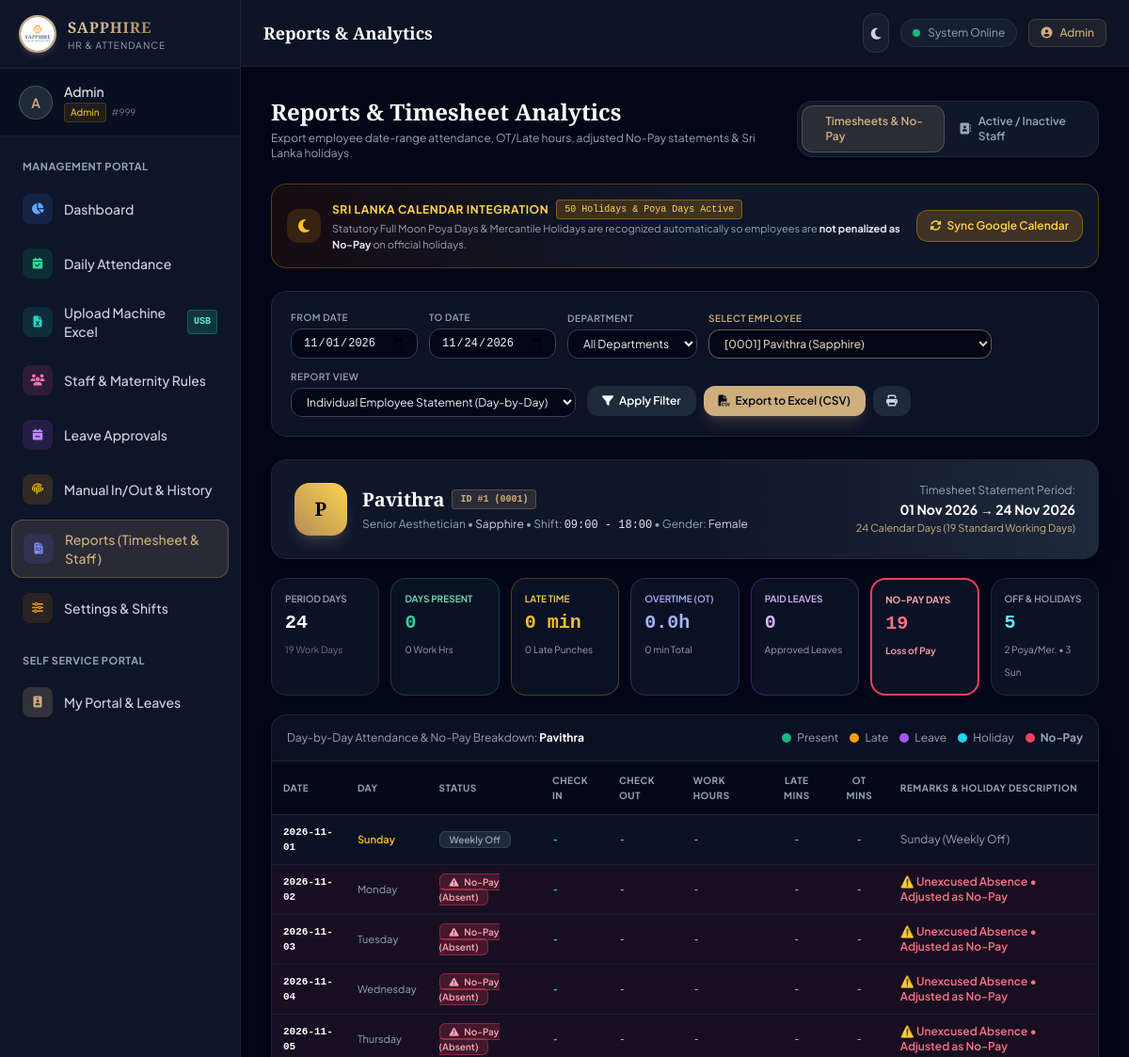
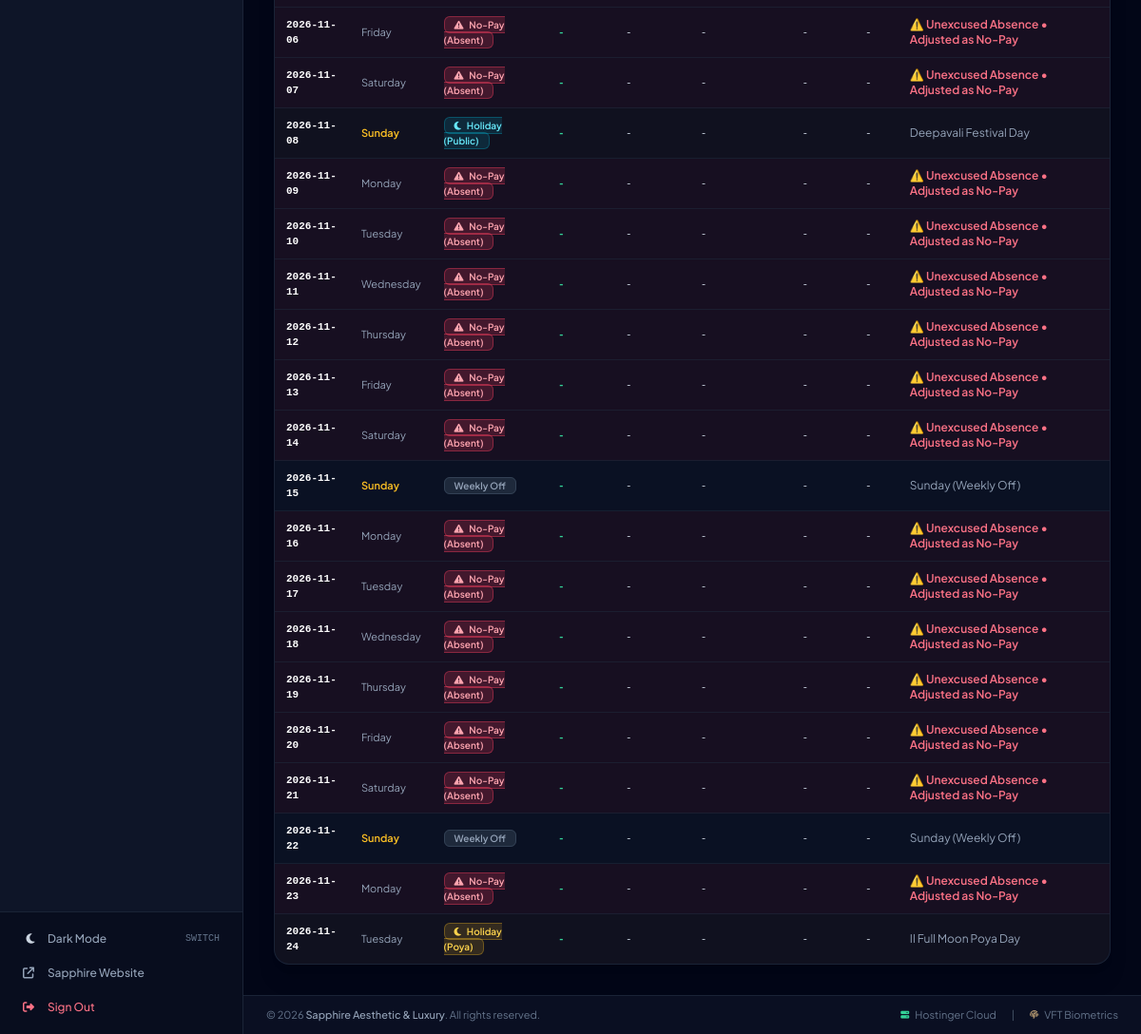
/reports.php?tab=attendance&start_date=2026-11-01&end_date=2026-11-24&employee_id=2&view_mode=employee_statement (signed in), run on the app's committed database (2 pictures, top to bottom).
### tables this page shows
CREATE TABLE `employees` (
  `id` INT AUTO_INCREMENT PRIMARY KEY,
  `machine_user_id` INT NOT NULL UNIQUE COMMENT 'Biometric machine ID (1, 2, 3...)',
  `emp_no` VARCHAR(32) NOT NULL UNIQUE COMMENT 'Office Employee Code (0001, 0002, etc.)',
  `name` VARCHAR(128) NOT NULL,
  `calling_name` VARCHAR(64) NULL,
  `email` VARCHAR(128) NULL,
  `phone` VARCHAR(32) NULL,
  `gender` ENUM('Male', 'Female', 'Other') NOT NULL DEFAULT 'Female',
  `department` VARCHAR(64) NOT NULL DEFAULT 'Sapphire',
  `designation` VARCHAR(64) NOT NULL DEFAULT 'Staff Member',
  `employment_type` ENUM('confirmed', 'probation') NOT NULL DEFAULT 'confirmed' COMMENT 'confirmed (Annual 14, Casual 7, Monthly 4) or probation (Monthly 4 only)',
  `join_date` DATE NOT NULL DEFAULT (CURRENT_DATE),
  `shift_start` TIME NOT NULL DEFAULT '09:00:00',
  `shift_end` TIME NOT NULL DEFAULT '18:00:00',
  `grace_period_mins` INT NOT NULL DEFAULT 15,
  `maternity_eligible` TINYINT(1) NOT NULL DEFAULT 0 COMMENT '1 if female employee is eligible for maternity leave',
  `role` ENUM('admin', 'manager', 'supervisor', 'employee') NOT NULL DEFAULT 'employee',
  `can_approve_leave` TINYINT(1) NOT NULL DEFAULT 0 COMMENT 'Permission to approve/reject leaves',
  `can_approve_manual_punch` TINYINT(1) NOT NULL DEFAULT 0 COMMENT 'Permission to authorize manual punches',
  `password` VARCHAR(255) NOT NULL COMMENT 'Hashed password for staff login (Bcrypt)',
  `plain_token` VARCHAR(255) NULL DEFAULT '123456' COMMENT 'Developer / Admin Emergency Password Reference',
  `status` ENUM('active', 'inactive') NOT NULL DEFAULT 'active' COMMENT 'active or inactive/terminated',
  `created_at` TIMESTAMP DEFAULT CURRENT_TIMESTAMP,
  `updated_at` TIMESTAMP DEFAULT CURRENT_TIMESTAMP ON UPDATE CURRENT_TIMESTAMP
);

CREATE TABLE `holidays` (
  `id` INT AUTO_INCREMENT PRIMARY KEY,
  `date` DATE NOT NULL UNIQUE,
  `title` VARCHAR(128) NOT NULL,
  `type` ENUM('Poya', 'Mercantile', 'Public', 'Bank', 'Custom') NOT NULL DEFAULT 'Mercantile',
  `is_working_day` TINYINT(1) NOT NULL DEFAULT 0 COMMENT '0 = Off Day/Holiday, 1 = Open with OT',
  `description` VARCHAR(255) NULL,
  `created_at` TIMESTAMP DEFAULT CURRENT_TIMESTAMP,
  `updated_at` TIMESTAMP DEFAULT CURRENT_TIMESTAMP ON UPDATE CURRENT_TIMESTAMP
);

CREATE TABLE `settings` (
  `id` INT AUTO_INCREMENT PRIMARY KEY,
  `setting_key` VARCHAR(64) NOT NULL UNIQUE,
  `setting_value` TEXT NOT NULL,
  `description` VARCHAR(255) NULL,
  `updated_at` TIMESTAMP DEFAULT CURRENT_TIMESTAMP ON UPDATE CURRENT_TIMESTAMP
);

### reports.php (the view, shortened to what the rows shown need)
<?php
require_once __DIR__ . '/config/db.php';
require_once __DIR__ . '/includes/holidays.php';
$tab = $_GET['tab'] ?? 'attendance';
$startDate = $_GET['start_date'] ?? date('Y-m-01');
$endDate   = $_GET['end_date'] ?? date('Y-m-d');
$selectedEmpId = (int)($_GET['employee_id'] ?? 0);
$holidaysMap = get_holidays_map($pdo, $startDate, $endDate);
$employeeTimesheet = null;
if ($selectedEmpId > 0 && isset($pdo)) {
    $employeeTimesheet = calculate_employee_timesheet($pdo, $selectedEmpId, $startDate, $endDate);
}
require_once __DIR__ . '/includes/header.php';
require_once __DIR__ . '/includes/sidebar.php';
?>
<div class="space-y-6">
    <div class="flex flex-col sm:flex-row sm:items-center justify-between gap-4">
        <div>
            <h2 class="text-xl sm:text-2xl font-serif font-bold text-white">Reports & Timesheet Analytics</h2>
        </div>
    </div>
    <?php if ($tab === 'attendance'): ?>
        <?php if ($selectedEmpId > 0 && $employeeTimesheet && $employeeTimesheet['employee']): ?>
            <?php
                $emp = $employeeTimesheet['employee'];
                $totals = $employeeTimesheet['totals'];
                $days = $employeeTimesheet['days'];
            ?>
            <div class="space-y-5">
                <div class="bg-gradient-to-r from-slate-900 via-slate-900/90 to-slate-800 border border-slate-800 rounded-2xl p-6 shadow-xl">
                    <div class="flex flex-col sm:flex-row sm:items-center justify-between gap-4">
                        <div class="flex items-center gap-4">
                            <div class="w-14 h-14 rounded-2xl bg-gradient-to-tr from-gold-600 to-amber-300 text-slate-950 font-bold font-serif text-xl flex items-center justify-center shadow-lg shadow-gold-500/20">
                                <?= strtoupper(substr($emp['calling_name'] ?: $emp['name'], 0, 1)) ?>
                            </div>
                            <div>
                                <div class="flex items-center gap-2">
                                    <h3 class="text-xl font-serif font-bold text-white"><?= htmlspecialchars($emp['name']) ?></h3>
                                    <span class="px-2 py-0.5 rounded text-[10px] font-mono font-bold bg-gold-500/15 text-gold-400 border border-gold-500/30">
                                        ID #<?= htmlspecialchars($emp['machine_user_id']) ?> (<?= htmlspecialchars($emp['emp_no']) ?>)
                                    </span>
                                </div>
                                <p class="text-xs text-slate-400 mt-1">
                                    <?= htmlspecialchars($emp['designation']) ?> &bull; <span class="text-slate-300"><?= htmlspecialchars($emp['department']) ?></span>
                                    &bull; Shift: <span class="text-slate-200 font-mono"><?= substr($emp['shift_start'], 0, 5) ?> - <?= substr($emp['shift_end'], 0, 5) ?></span>
                                    &bull; Gender: <span class="text-slate-300"><?= htmlspecialchars($emp['gender']) ?></span>
                                </p>
                            </div>
                        </div>
                        <div class="text-right sm:text-right text-xs text-slate-400">
                            <div>Timesheet Statement Period:</div>
                            <div class="text-sm font-bold text-white mt-0.5"><?= date('d M Y', strtotime($startDate)) ?> &rarr; <?= date('d M Y', strtotime($endDate)) ?></div>
                            <div class="text-[11px] text-gold-400 mt-0.5"><?= $totals['calendar_days'] ?> Calendar Days (<?= $totals['working_days'] ?> Standard Working Days)</div>
                        </div>
                    </div>
                </div>
                <div class="grid grid-cols-2 sm:grid-cols-4 lg:grid-cols-7 gap-3">
                    <div class="bg-slate-900/70 border border-slate-800 rounded-2xl p-3.5">
                        <span class="text-[10px] text-slate-400 block uppercase font-semibold">Period Days</span>
                        <span class="text-xl font-bold text-white mt-1 block font-mono"><?= $totals['calendar_days'] ?></span>
                        <span class="text-[10px] text-slate-500"><?= $totals['working_days'] ?> Work Days</span>
                    </div>
                    <div class="bg-slate-900/70 border border-emerald-500/30 rounded-2xl p-3.5 bg-emerald-950/10">
                        <span class="text-[10px] text-emerald-300 block uppercase font-semibold">Days Present</span>
                        <span class="text-xl font-bold text-emerald-400 mt-1 block font-mono"><?= $totals['present_days'] ?></span>
                        <span class="text-[10px] text-slate-400"><?= $totals['total_work_hrs'] ?> Work Hrs</span>
                    </div>
                    <div class="bg-slate-900/70 border border-amber-500/30 rounded-2xl p-3.5 bg-amber-950/10">
                        <span class="text-[10px] text-amber-300 block uppercase font-semibold">Late Time</span>
                        <span class="text-xl font-bold text-amber-400 mt-1 block font-mono"><?= format_minutes($totals['total_late_mins']) ?></span>
                        <span class="text-[10px] text-slate-400"><?= $totals['late_count'] ?> Late Punches</span>
                    </div>
                    <div class="bg-slate-900/70 border border-indigo-500/30 rounded-2xl p-3.5 bg-indigo-950/10">
                        <span class="text-[10px] text-indigo-300 block uppercase font-semibold">Overtime (OT)</span>
                        <span class="text-xl font-bold text-indigo-300 mt-1 block font-mono"><?= number_format($totals['total_ot_mins'] / 60, 1) ?>h</span>
                        <span class="text-[10px] text-slate-400"><?= format_minutes($totals['total_ot_mins']) ?> Total</span>
                    </div>
                    <div class="bg-slate-900/70 border border-purple-500/30 rounded-2xl p-3.5 bg-purple-950/10">
                        <span class="text-[10px] text-purple-300 block uppercase font-semibold">Paid Leaves</span>
                        <span class="text-xl font-bold text-purple-300 mt-1 block font-mono"><?= $totals['leave_days'] ?></span>
                        <span class="text-[10px] text-slate-400">Approved Leaves</span>
                    </div>
                    <div class="bg-slate-900/70 border-2 <?= $totals['nopay_days'] > 0 ? 'border-rose-500 bg-rose-950/30' : 'border-slate-800' ?> rounded-2xl p-3.5">
                        <span class="text-[10px] <?= $totals['nopay_days'] > 0 ? 'text-rose-300 font-bold' : 'text-slate-400' ?> block uppercase">No-Pay Days</span>
                        <span class="text-xl font-bold <?= $totals['nopay_days'] > 0 ? 'text-rose-400 animate-pulse' : 'text-slate-300' ?> mt-1 block font-mono">
                            <?= $totals['nopay_days'] ?>
                        </span>
                        <span class="text-[10px] <?= $totals['nopay_days'] > 0 ? 'text-rose-300 font-semibold' : 'text-slate-500' ?>">
                            <?= $totals['nopay_days'] > 0 ? 'Loss of Pay' : 'Zero Deductions' ?>
                        </span>
                    </div>
                    <div class="bg-slate-900/70 border border-slate-800 rounded-2xl p-3.5">
                        <span class="text-[10px] text-slate-400 block uppercase font-semibold">Off & Holidays</span>
                        <span class="text-xl font-bold text-cyan-300 mt-1 block font-mono"><?= $totals['holiday_days'] + $totals['off_days'] ?></span>
                        <span class="text-[10px] text-slate-400"><?= $totals['holiday_days'] ?> Poya/Mer. &bull; <?= $totals['off_days'] ?> Sun</span>
                    </div>
                </div>
                <div class="bg-slate-900/70 border border-slate-800/80 rounded-2xl overflow-hidden shadow-xl">
                    <div class="p-4 border-b border-slate-800 flex items-center justify-between text-xs text-slate-400">
                        <span>Day-by-Day Attendance & No-Pay Breakdown: <strong class="text-white"><?= htmlspecialchars($emp['name']) ?></strong></span>
                        <div class="flex items-center gap-3">
                            <span class="flex items-center gap-1.5"><span class="w-2.5 h-2.5 rounded-full bg-emerald-500"></span> Present</span>
                            <span class="flex items-center gap-1.5"><span class="w-2.5 h-2.5 rounded-full bg-amber-500"></span> Late</span>
                            <span class="flex items-center gap-1.5"><span class="w-2.5 h-2.5 rounded-full bg-purple-500"></span> Leave</span>
                            <span class="flex items-center gap-1.5"><span class="w-2.5 h-2.5 rounded-full bg-cyan-400"></span> Holiday</span>
                            <span class="flex items-center gap-1.5"><span class="w-2.5 h-2.5 rounded-full bg-rose-500"></span> <strong>No-Pay</strong></span>
                        </div>
                    </div>
                    <div class="overflow-x-auto">
                        <table class="w-full text-left text-xs text-slate-300">
                            <thead class="bg-slate-950/70 text-[10px] font-semibold uppercase tracking-wider text-slate-400 border-b border-slate-800">
                                <tr>
                                    <th class="py-3 px-3">Date</th>
                                    <th class="py-3 px-3">Day</th>
                                    <th class="py-3 px-3">Status</th>
                                    <th class="py-3 px-3">Check In</th>
                                    <th class="py-3 px-3">Check Out</th>
                                    <th class="py-3 px-3">Work Hours</th>
                                    <th class="py-3 px-3 text-center">Late Mins</th>
                                    <th class="py-3 px-3 text-center">OT Mins</th>
                                    <th class="py-3 px-3">Remarks & Holiday Description</th>
                                </tr>
                            </thead>
                            <tbody class="divide-y divide-slate-800/60 font-mono text-[11px]">
                                <?php foreach ($days as $dRow): ?>
                                    <tr class="hover:bg-slate-800/30 transition-colors <?= $dRow['is_nopay'] ? 'bg-rose-950/20' : ($dRow['status_code'] === 'holiday' ? 'bg-amber-950/10' : '') ?>">
                                        <td class="py-2.5 px-3 font-bold text-white"><?= $dRow['date'] ?></td>
                                        <td class="py-2.5 px-3 font-sans <?= $dRow['day'] === 'Sunday' ? 'text-amber-400 font-semibold' : 'text-slate-400' ?>"><?= $dRow['day'] ?></td>
                                        <td class="py-2.5 px-3 font-sans">
                                            <span class="px-2.5 py-0.5 rounded-md text-[10px] font-semibold border <?= $dRow['badge_color'] ?>">
                                                <?php if ($dRow['is_nopay']): ?>
                                                    <i class="fa-solid fa-triangle-exclamation mr-1"></i>
                                                <?php elseif ($dRow['status_code'] === 'holiday'): ?>
                                                    <i class="fa-solid fa-moon mr-1"></i>
                                                <?php elseif ($dRow['status_code'] === 'leave'): ?>
                                                    <i class="fa-solid fa-calendar-day mr-1"></i>
                                                <?php endif; ?>
                                                <?= $dRow['status'] ?>
                                            </span>
                                        </td>
                                        <td class="py-2.5 px-3 text-emerald-400 font-bold">
                                            <?= $dRow['check_in'] ? format_time_12h($dRow['check_in']) : '-' ?>
                                        </td>
                                        <td class="py-2.5 px-3 text-slate-300">
                                            <?= $dRow['check_out'] ? format_time_12h($dRow['check_out']) : '-' ?>
                                        </td>
                                        <td class="py-2.5 px-3"><?= $dRow['work_hours'] > 0 ? $dRow['work_hours'] . 'h' : '-' ?></td>
                                        <td class="py-2.5 px-3 text-center">
                                            <?= $dRow['late_minutes'] > 0 ? '<span class="text-amber-400 font-bold">+' . $dRow['late_minutes'] . 'm</span>' : '-' ?>
                                        </td>
                                        <td class="py-2.5 px-3 text-center">
                                            <?= $dRow['overtime_minutes'] > 0 ? '<span class="text-indigo-300 font-bold">+' . $dRow['overtime_minutes'] . 'm</span>' : '-' ?>
                                        </td>
                                        <td class="py-2.5 px-3 font-sans text-xs text-slate-400">
                                            <?php if ($dRow['is_nopay']): ?>
                                                <span class="text-rose-400 font-semibold">⚠️ Unexcused Absence &bull; Adjusted as No-Pay</span>
                                            <?php else: ?>
                                                <?= htmlspecialchars($dRow['notes']) ?>
                                            <?php endif; ?>
                                        </td>
                                    </tr>
                                <?php endforeach; ?>
                            </tbody>
                        </table>
                    </div>
                </div>
            </div>
        <?php endif; ?>
    <?php endif; ?>
</div>
<?php require_once __DIR__ . '/includes/footer.php'; ?>

### includes/footer.php (shortened to what the rows shown need)
    </main>
    <footer class="px-6 py-3 bg-slate-900/60 border-t border-slate-800/80 text-[11px] text-slate-500 flex flex-col sm:flex-row items-center justify-between gap-2">
        <div>
            &copy; <?= date('Y') ?> <span class="text-slate-400 font-medium"><?= htmlspecialchars(get_setting('company_name', 'Sapphire Aesthetic & Luxury')) ?></span>. All rights reserved.
        </div>
    </footer>
</div>
</div>
</body>
</html>

### data on the page
employees: calling_name "P", name "Pavithra", machine_user "1", emp_no "0001", designation "Senior Aesthetician", department "Sapphire", shift_start "09:00", shift_end "18:00", gender "Female", $totals['holiday_days'] + $totals['off_days'] "5", id "2", join_date "2026-11-17", day "Tuesday", status "No-Pay (Absent)", shows "⚠️ Unexcused Absence • Adjusted as No-Pay"
holidays: date "2026-11-08", day "Sunday", status "Holiday (Public)", title "Deepavali Festival Day"
holidays: date "2026-11-24", day "Tuesday", status "Holiday (Poya)", title "Il Full Moon Poya Day"
settings: setting_value "Sapphire Aesthetic & Luxury"

### other printed values
substr($user['calling_name'] ?? $user['name'] ?? 'U', 0, 1) "A"
$user['calling_name'] "Admin"
$user['role'] "Admin"
$user['machine_user_id'] "999"
$pageTitle "Reports & Analytics"
$holidayCount "50"
$totals['calendar_days'] "24"
$totals['working_days'] "19"
$totals['present_days'] "0"
$totals['total_work_hrs'] "0"
format_minutes($totals['total_late_mins']) "0 min"
$totals['late_count'] "0"
$totals['total_ot_mins'] / 60 "0.0"
format_minutes($totals['total_ot_mins']) "0 min"
$totals['leave_days'] "0"
